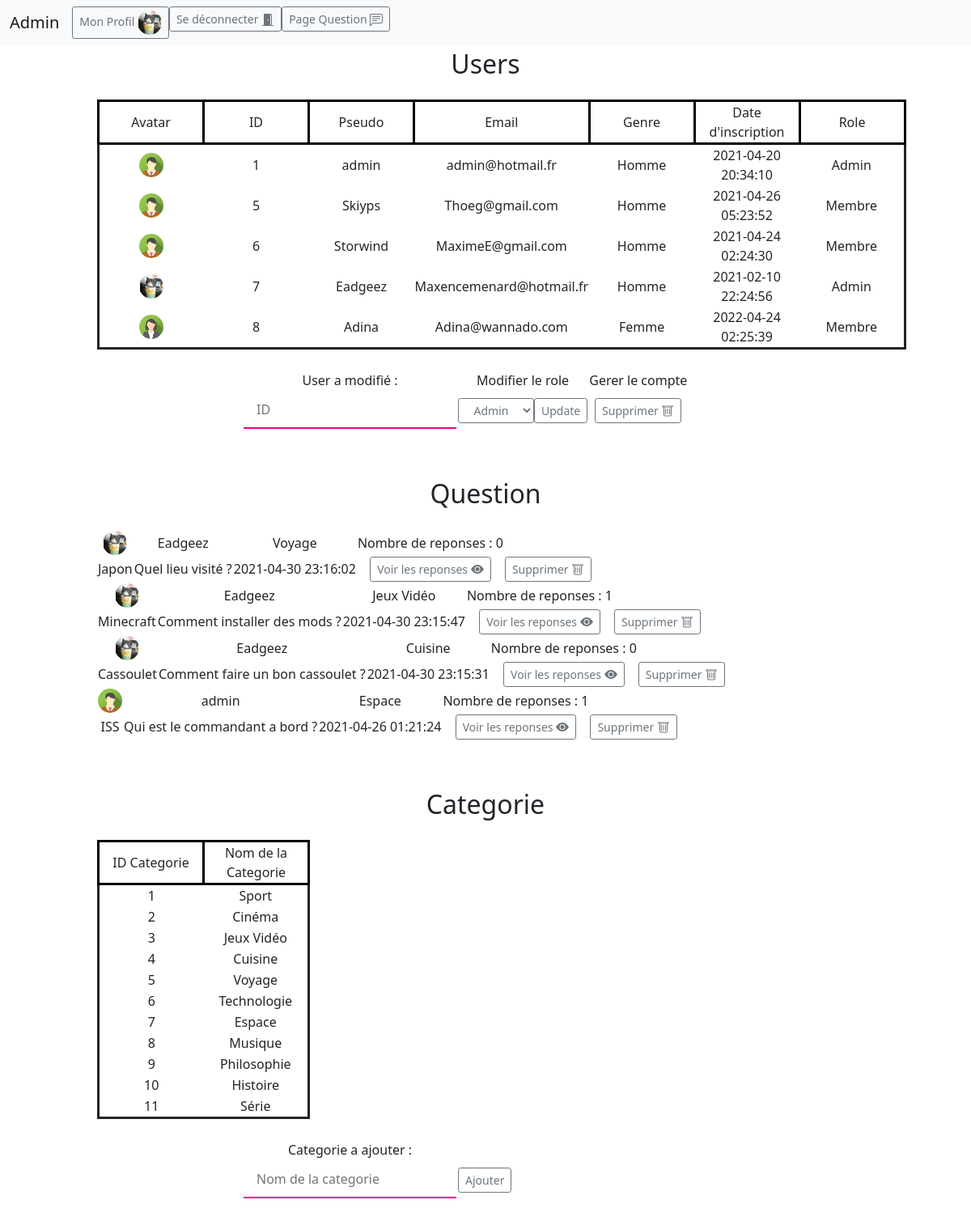
The page /admin.php (signed in) on the database its author committed.
### tables this page shows
CREATE TABLE IF NOT EXISTS `utilisateurs` (
  `UserId` int NOT NULL AUTO_INCREMENT,
  `UserName` varchar(255) DEFAULT NULL,
  `UserMail` varchar(255) DEFAULT NULL,
  `UserPass` varchar(255) DEFAULT NULL,
  `UserAva` varchar(255) DEFAULT NULL,
  `UserGender` char(1) DEFAULT NULL,
  `UserInscriDate` datetime DEFAULT CURRENT_TIMESTAMP,
  `UserRole` varchar(255) DEFAULT NULL,
  PRIMARY KEY (`UserId`)
);

CREATE TABLE IF NOT EXISTS `question` (
  `QuestId` int NOT NULL AUTO_INCREMENT,
  `QuestTitle` varchar(45) DEFAULT NULL,
  `QuestText` text,
  `QuestCatId` int DEFAULT NULL,
  `QuestAutorId` int DEFAULT NULL,
  `QuestCreaDate` datetime DEFAULT CURRENT_TIMESTAMP,
  PRIMARY KEY (`QuestId`),
  KEY `fk_cat_id` (`QuestCatId`),
  KEY `fk_aut_id` (`QuestAutorId`)
);

CREATE TABLE IF NOT EXISTS `categorie` (
  `CatId` int NOT NULL AUTO_INCREMENT,
  `CatName` varchar(255) DEFAULT NULL,
  PRIMARY KEY (`CatId`)
);

### gest_quest.php (the view, shortened to what this page needs)
<h2>Question</h2>
<?php
$co = connexionBdd();
$Quest = $co->query("SELECT * FROM question LEFT JOIN utilisateurs ON question.QuestAutorId = utilisateurs.UserId LEFT JOIN categorie ON question.QuestCatId = categorie.CatId ORDER BY QuestCreaDate DESC");
while ($listeQuest = $Quest->fetch())
{
    $IdQuest = $listeQuest['QuestId'];
    $Rep = $co->query("SELECT * FROM reponse LEFT JOIN utilisateurs ON reponse.RepUserId = utilisateurs.UserId WHERE RepQuestId='$IdQuest' ");
    $Rep->execute();
    $count = $Rep->rowCount();
    ?>
    <table class="quest">
        <tr>
            <td><?php echo $listeQuest['UserAva'];?></td>
            <td><?php echo $listeQuest['UserName'];?></td>
            <td><?php echo $listeQuest['CatName'];?></td>
            <td>Nombre de reponses : <?php echo $count;?></td>
        </tr>
        <tr>
            <td><?php echo $listeQuest['QuestTitle'];?></td>
            <td><?php echo $listeQuest['QuestText'];?></td>
            <td><?php echo $listeQuest['QuestCreaDate'];?></td>
            <td><button type="button" class="btn btn-outline-secondary btn-sm" data-bs-toggle="modal" data-bs-target="#modalRepQ<?php echo $listeQuest['QuestId']; ?>">Voir les reponses <svg xmlns="http://www.w3.org/2000/svg" width="16" height="16" fill="currentColor" class="bi bi-eye-fill" viewBox="0 1.5 16 16">
                        <path d="M10.5 8a2.5 2.5 0 1 1-5 0 2.5 2.5 0 0 1 5 0z"/>
                        <path d="M0 8s3-5.5 8-5.5S16 8 16 8s-3 5.5-8 5.5S0 8 0 8zm8 3.5a3.5 3.5 0 1 0 0-7 3.5 3.5 0 0 0 0 7z"/>
                    </svg></button></td>
            <td>
                <form action="admin.php" method="post">
                <button type="submit" class="btn btn-outline-secondary btn-sm" name="suppr<?php echo $listeQuest['QuestId']; ?>">Supprimer </button></form></td>
        </tr>
    </table>
    <?php
}
?>

### gest_user.php (shortened to what this page needs)
<?php
$co = connexionBdd();
$reponse = $co->query("SELECT * FROM utilisateurs");
?>
<h2>Users</h2>
<table class="tab">
    <tr>
        <td class="titre">Avatar</td>
        <td class="titre">ID</td>
        <td class="titre">Pseudo</td>
        <td class="titre">Email</td>
        <td class="titre">Genre</td>
        <td class="titre">Date d'inscription</td>
        <td class="titre">Role</td>
    </tr>
    <?php
    while ($result = $reponse->fetch()){
    ?>
    <tr>
        <td><?php echo $result['UserAva'] ?></td>
        <td><?php echo $result['UserId'] ?></td>
        <td><?php echo $result['UserName'] ?></td>
        <td><?php echo $result['UserMail'] ?></td>
        <td><?php if($result['UserGender'] == 'H'){ echo 'Homme';} else { echo 'Femme';}  ?></td>
        <td><?php echo $result['UserInscriDate'] ?></td>
        <td><?php if($result['UserRole'] == 'A'){ echo 'Admin';} else { echo 'Membre';}  ?></td>
    </tr>
    <?php
    }
        ?>
</table>
<table class="modif">
    <tr>
        <td class="titre">User a modifié :</td>
        <td class="titre">Modifier le role</td>
        <td class="titre">Gerer le compte</td>
    </tr>
    <tr>
        <td><form action="admin.php" method="POST"><input type="text" name="UserId" placeholder="ID"></td>
        <td><select class="btn btn-outline-secondary btn-sm" name="option" id="selectRole"><option value="A">Admin</option><option value="M">Membre</option></select><button type="submit" class="btn btn-outline-secondary btn-sm" name="update" value="update">Update</button></td>
        <td><button type="submit" class="btn btn-outline-secondary btn-sm" name="suppr" value="suppr">Supprimer </button></form></td>
    </tr>
</table>

### gest_categ.php (shortened to what this page needs)
<?php
$co = connexionBdd();
$ReponseCateg = $co->query("SELECT * FROM categorie");
?>
    <h2>Categorie</h2>
    <table class="tab">
        <tr>
            <td class="titre">ID Categorie</td>
            <td class="titre">Nom de la Categorie</td>
        </tr>
        <?php
        while ($ResultCateg = $ReponseCateg->fetch()){
            ?>
            <tr>
                <td><?php echo $ResultCateg['CatId'] ?></td>
                <td><?php echo $ResultCateg['CatName'] ?></td>
            </tr>
            <?php
        }
        ?>
    </table>
    <table class="modif">
        <tr>
            <td class="titre">Categorie a ajouter :</td>
        </tr>
        <tr>
            <td><form action="admin.php" method="POST"><input type="text" name="Categ" placeholder="Nom de la categorie"></td>
            <td><button type="submit" class="btn btn-outline-secondary btn-sm" name="AddCateg" value="AddCateg">Ajouter</button></form></td>
        </tr>
    </table>

### css/style.css (style rules this page uses)
input { border: none; border-bottom: 2px solid #ED008C; padding: 10px 16px; font-size: 16px; }
body { background-color: #1B2D33; }

### css/avatar.css (style rules this page uses)
.avatar { vertical-align: middle; width: 30px; height: 30px; border-radius: 50%; }

### css/admin.css (style rules this page uses)
h2 { text-align: center; margin-top: 60px; margin-bottom: 25px; }
.tab { text-align: center; border: solid; margin-left: 10%; }
.tab .titre { border: solid black; }
.tab td { width: 130px; }
.modif { text-align: center; margin-top: 25px; margin-bottom: 30px; margin-left: 25%; }
.quest { text-align: center; margin-left: 10%; }

### rows shown on the page
utilisateurs: UserAva (picture), UserId "1", UserName "admin", UserMail "admin@hotmail.fr", UserGender "Homme", UserInscriDate "2021-04-20 20:34:10", UserRole "Admin"
utilisateurs: UserAva (picture), UserId "5", UserName "Skiyps", UserMail "Thoeg@gmail.com", UserGender "Homme", UserInscriDate "2021-04-26 05:23:52", UserRole "Membre"
utilisateurs: UserAva (picture), UserId "6", UserName "Storwind", UserMail "MaximeE@gmail.com", UserGender "Homme", UserInscriDate "2021-04-24 02:24:30", UserRole "Membre"
utilisateurs: UserAva (picture), UserId "7", UserName "Eadgeez", UserMail "Maxencemenard@hotmail.fr", UserGender "Homme", UserInscriDate "2021-02-10 22:24:56", UserRole "Admin"
utilisateurs: UserAva (picture), UserId "8", UserName "Adina", UserMail "Adina@wannado.com", UserGender "Femme", UserInscriDate "2022-04-24 02:25:39", UserRole "Membre"
question: QuestAutorId.UserAva (picture), QuestAutorId.UserName "Eadgeez", QuestCatId.CatName "Voyage", count "0", QuestTitle "Japon", QuestText "Quel lieu visité ?", QuestCreaDate "2021-04-30 23:16:02"
question: QuestAutorId.UserAva (picture), QuestAutorId.UserName "Eadgeez", QuestCatId.CatName "Jeux Vidéo", count "1", QuestTitle "Minecraft", QuestText "Comment installer des mods ?", QuestCreaDate "2021-04-30 23:15:47"
question: QuestAutorId.UserAva (picture), QuestAutorId.UserName "Eadgeez", QuestCatId.CatName "Cuisine", count "0", QuestTitle "Cassoulet", QuestText "Comment faire un bon cassoulet ?", QuestCreaDate "2021-04-30 23:15:31"
question: QuestAutorId.UserAva (picture), QuestAutorId.UserName "admin", QuestCatId.CatName "Espace", count "1", QuestTitle "ISS", QuestText "Qui est le commandant a bord ?", QuestCreaDate "2021-04-26 01:21:24"
categorie: CatId "1", CatName "Sport"
categorie: CatId "2", CatName "Cinéma"
categorie: CatId "3", CatName "Jeux Vidéo"
categorie: CatId "4", CatName "Cuisine"
categorie: CatId "5", CatName "Voyage"
categorie: CatId "6", CatName "Technologie"
categorie: CatId "7", CatName "Espace"
categorie: CatId "8", CatName "Musique"
categorie: CatId "9", CatName "Philosophie"
categorie: CatId "10", CatName "Histoire"
categorie: CatId "11", CatName "Série"
